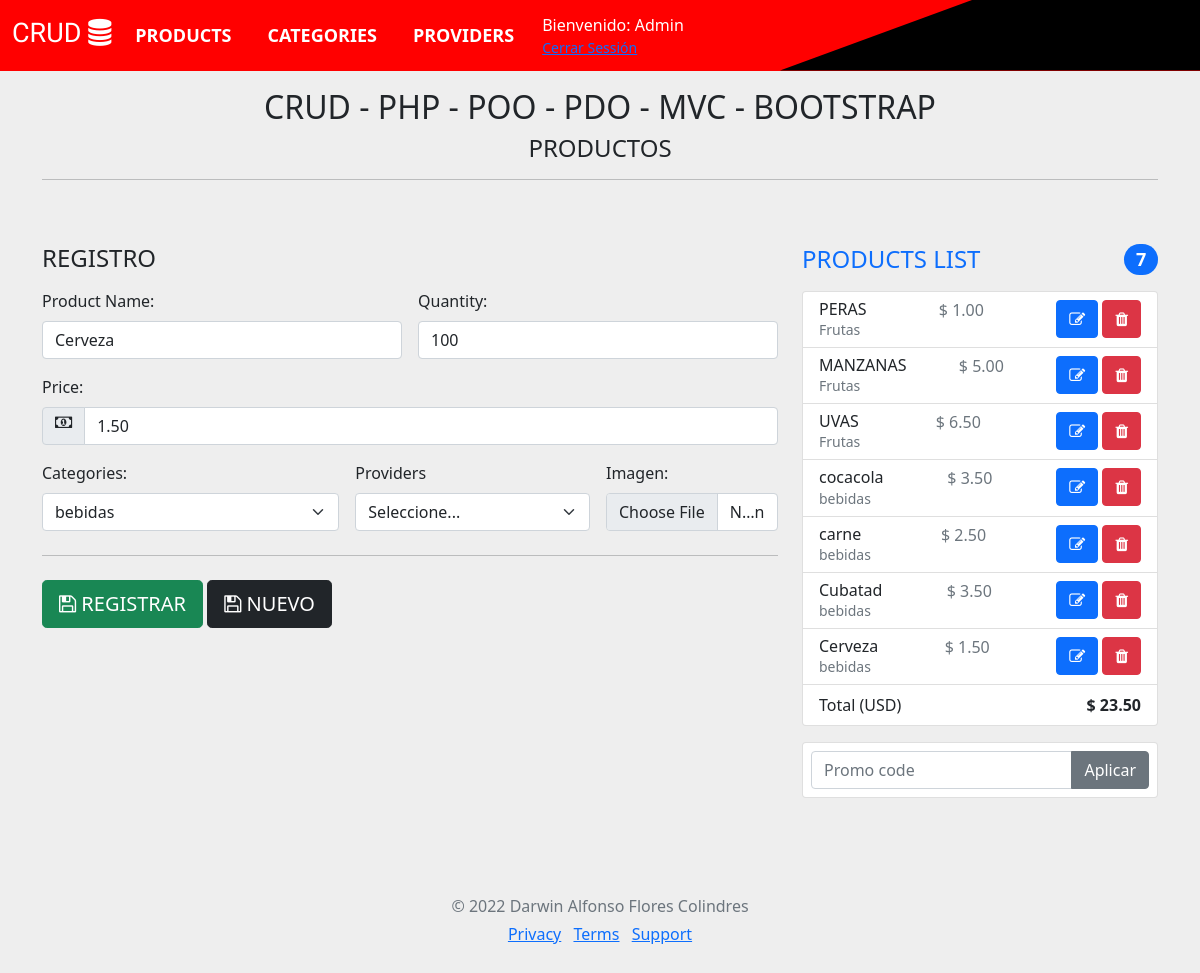
Screenshot of /?view=product&id=1 with the database file from the repository.
### tables this page shows
CREATE TABLE `product` (
  `id` int(11) NOT NULL,
  `namep` varchar(100) NOT NULL,
  `quantity` int(11) NOT NULL,
  `price` decimal(10,2) NOT NULL,
  `idcategory` int(11) NOT NULL
);

CREATE TABLE `category` (
  `idcategory` int(11) NOT NULL,
  `nombre` varchar(100) NOT NULL,
  `estado` tinyint(1) NOT NULL
);

### controller/Product.Controller.php (called while the page is built, shortened)
<?php
require_once "model/Product.php";
require_once "model/Category.php";
class ProductController
{
    private $model;
    public function __CONSTRUCT()
    {
        $this->model = new Product();
    }
    function Index()
    {
        $prod = new Product();
        $category = new Category();
        if (isset($_REQUEST['id']) && $_REQUEST['id'] > 0) {
            $prod = $this->model->BuscarPorId($_REQUEST['id']);
        }
        require_once 'view/assets/header.php';
        require_once 'view/products/index.php';
        require_once 'view/assets/pie.php';
    }
}

### config/Conexion.php (called while the page is built)
<?php
class Conexion
{
    private $servidor = "";
    private $nombredb = "bod6pgzou7dhl5z3zhc0";
    private $usuario = "uliugavf08ai03uk";
    private $password = "F9ht55y9HYJzZAcUclYN";
    private $puerto = "3306";
    function getServidor()
    {
        return $this->servidor;
    }
    function getNombredb()
    {
        return $this->nombredb;
    }
    function getUsuario()
    {
        return $this->usuario;
    }
    function getPassword()
    {
        return $this->password;
    }
    function getPuerto()
    {
        return $this->puerto;
    }
    public  function Conectar()
    {
        $opciones = array(PDO::MYSQL_ATTR_INIT_COMMAND => "SET NAMES UTF8");
        try {
            $conexion = new PDO("mysql:host=" . $this->getServidor() . ";port=" . $this->getPuerto() . ";dbname=" . $this->getNombredb(), $this->getUsuario(), $this->getPassword(), $opciones);
            return $conexion;
        } catch (Exception $e) {
            die("El error de la conexión es: " . $e->getMessage());
        }
    }
}

### model/Product.php (called while the page is built, shortened)
<?php
class Product
{
    private $pdo;
    public function __CONSTRUCT()
    {
        $conn = new Conexion();
        try {
            $this->pdo = $conn->Conectar();
        } catch (Exception $e) {
            die($e->getMessage());
        }
    }
    public function Listar()
    {
        try {
            $stm = $this->pdo->prepare("SELECT product.*, category.* FROM `product`  INNER JOIN category  on product.idcategory=category.idcategory  order by product.id desc");
            $stm->execute();
            return $stm->fetchAll(PDO::FETCH_OBJ);
        } catch (Exception $e) {
            die($e->getMessage());
        }
    }
    public function BuscarPorId($id)
    {
        try {
            $stm = $this->pdo
                ->prepare("SELECT product.*, category.* FROM `product`  INNER JOIN category  on product.idcategory=category.idcategory  WHERE product.id = ?");
            $stm->execute(array($id));
            return $stm->fetch(PDO::FETCH_OBJ);
        } catch (Exception $e) {
            die($e->getMessage());
        }
    }
}

### model/Category.php (called while the page is built, shortened)
<?php
class Category
{
    private $pdo;
    public function __CONSTRUCT()
    {
        $conn = new Conexion();
        try {
            $this->pdo = $conn->Conectar();
        } catch (Exception $e) {
            die($e->getMessage());
        }
    }
    public function Listar()
    {
        try {
            $stm = $this->pdo->prepare("SELECT * FROM category order by idcategory desc");
            $stm->execute();
            return $stm->fetchAll(PDO::FETCH_OBJ);
        } catch (Exception $e) {
            die($e->getMessage());
        }
    }
}

### view/products/index.php (the view, shortened to what this page needs)
<div class="py-5 text-center">
    <h2>CRUD - PHP - POO - PDO - MVC - BOOTSTRAP</h2>
    <h4>PRODUCTOS</h4>
    <hr>
</div>
<div class="row g-6">
    <div class="col-md-5 col-lg-4 order-md-last">
        <h4 class="d-flex justify-content-between align-items-center mb-3">
            <span class="text-primary">PRODUCTS LIST</span>
            <span class="badge bg-primary rounded-pill"><?php echo count($this->model->Listar()) ?></span>
        </h4>
        <ul class="list-group mb-3">
            <?php
            $price_acum = 0;
            foreach ($this->model->Listar() as $r) {
                $price_acum += $r->price;
            ?>
            <li class="list-group-item d-flex justify-content-between lh-sm">
                <div>
                    <h6 class="my-0"><?php echo $r->namep; ?></h6>
                    <small class="text-muted"><?php echo $r->nombre; ?></small>
                </div>
                <span class="text-muted">$ <?php echo number_format($r->price, 2); ?></span>
                <span><a href="?view=product&id=<?php echo $r->id; ?>" class="btn btn-primary"> <i class="fa fa-edit"
                            aria-hidden="true"></i>
                    </a>&nbsp;<button type="button" class="btn btn-danger"> <i class="fa fa-trash"
                            aria-hidden="true"></i>
                    </button></span>
            </li>
            <?php
            }
            ?>
            <li class="list-group-item d-flex justify-content-between">
                <span>Total (USD)</span>
                <strong>$ <?php echo number_format($price_acum, 2); ?></strong>
            </li>
        </ul>
        <form class="card p-2">
            <div class="input-group">
                <input type="text" class="form-control" placeholder="Promo code">
                <button type="submit" class="btn btn-secondary">Aplicar</button>
            </div>
        </form>
    </div>
    <div class="col-md-6 col-lg-8">
        <h4 class="mb-3">REGISTRO</h4>
        <form class="needs-validation" novalidate method="POST" autocomplete="OFF" action="?view=product&a=Guardar">
            <div class="row g-3">
                <div class="col-sm-6">
                    <label for="productName" class="form-label">Product Name:</label>
                    <input type="text" class="form-control" name="nombre" id="productName" placeholder="Product Name"
                        value="<?php echo $prod->namep; ?>" required>
                </div>
                <div class="col-sm-6">
                    <label for="quantity" class="form-label">Quantity: </label>
                    <input type="number" class="form-control" id="quantity" placeholder="Quantity" name="quantity"
                        value="<?php echo $prod->quantity; ?>" required>
                </div>
                <div class="col-12">
                    <label for="price" class="form-label">Price: </label>
                    <div class="input-group has-validation">
                        <span class="input-group-text fa fa-money"></span>
                        <input type="text" name="price" class="form-control" id="price" placeholder="Price" required
                            value="<?php echo $prod->price; ?>">
                    </div>
                </div>
                <div class="col-md-5">
                    <label for="country" class="form-label">Categories: </label>
                    <select class="form-select" name="idcategories" id="categories" required>
                        <?php
                        foreach ($category->Listar() as $dato) {
                            $selected = "";
                            if ($prod->idcategory == $dato->idcategory) {
                                $selected = "selected";
                            }
                        ?>
                        <option <?php echo "value='" . $dato->idcategory . "' " . $selected; ?>>
                            <?php echo $dato->nombre ?></option>
                        <?php  } ?>
                    </select>
                </div>
                <div class="col-md-4">
                    <label for="state" class="form-label">Providers</label>
                    <select class="form-select" id="provider">
                        <option value="">Seleccione...</option>
                    </select>
                </div>
                <div class="col-md-3">
                    <label for="img" class="form-label">Imagen: </label>
                    <input type="file" class="form-control" id="img" placeholder="">
                </div>
            </div>
            <hr class="my-4">
            <button class="btn btn-success btn-lg" type="submit"> <i class="fa fa-save    "></i>
                REGISTRAR</button>
            <a class="btn btn-dark btn-lg" href="?view=product"> <i class="fa fa-save    "></i>
                NUEVO</a>
        </form>
    </div>
</div>

### assets/css/style.css (style rules this page uses)
body { background-color: #eee; }

### view/assets/header.php (style rules this page uses)
body { min-height: 20rem; padding-top: 2.5rem; }

### rows the page displays
product: namep "PERAS", idcategory.nombre "Frutas", price "1.00"
product: namep "MANZANAS", idcategory.nombre "Frutas", price "5.00"
product: namep "UVAS", idcategory.nombre "Frutas", price "6.50"
product: namep "cocacola", idcategory.nombre "bebidas", price "3.50"
product: namep "carne", idcategory.nombre "bebidas", price "2.50"
product: namep "Cubatad", idcategory.nombre "bebidas", price "3.50"
product: namep "Cerveza", idcategory.nombre "bebidas", price "1.50", nombre "Cerveza", quantity "100"

### other values shown
count($this->model->Listar()) "7"
$price_acum "23.50"
form field idcategories "bebidas"
